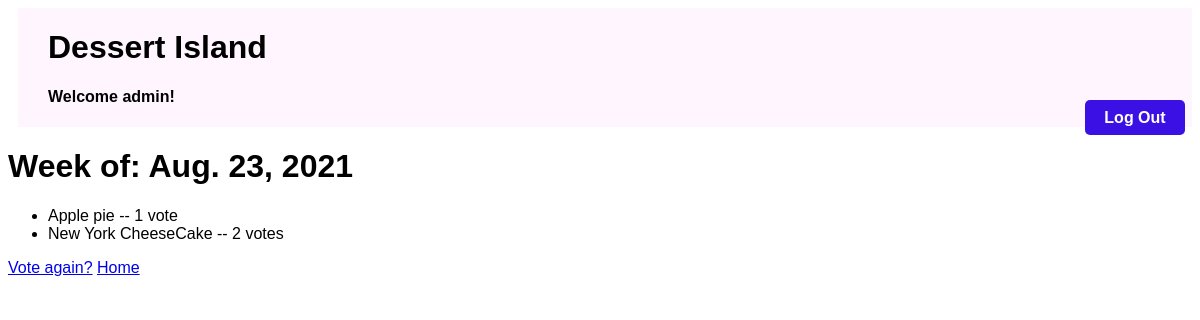
The app's page /polls/1/results/ (signed in) with its own data.
### weeklydessert/models.py (models this page shows, shortened)
class Week(models.Model):
  pub_date = models.DateTimeField("date published")
  def start_of_week(self):
    today = datetime.date.today()
    start_of_week = today + datetime.timedelta(days=-today.weekday(), weeks=1)
    return start_of_week

class Choice(models.Model):
  week = models.ForeignKey(Week, on_delete=models.CASCADE)
  dessert_choice = models.CharField(max_length=200)
  dessert_details = models.CharField(max_length=200)
  votes = models.IntegerField(default=0)

### weeklydessert/views.py (the view)
# urls.py: path("polls/<int:pk>/results/", views.ResultsView.as_view(), name="results"),
class ResultsView(LoginRequiredMixin, DetailView):
  model = Week
  template_name = "results.html"

### weeklydessert/templates/results.html
{% extends "header.html" %}
{% block content %}
<h1>Week of: {{ week.start_of_week }}</h1>
<ul>
{% for choice in week.choice_set.all %}
  <li>{{ choice.dessert_choice }} -- {{ choice.votes }} vote{{ choice.votes|pluralize }}</li>
{% endfor %}
</ul>
<a href="{% url 'detail' week.id %}">Vote again?</a>
<a href="{% url 'index' %}">Home</a>
{% endblock %}

### weeklydessert/templates/header.html
{% load static %}
<link rel="stylesheet" type="text/css" href="{% static 'weeklydessert/header.css' %}">
<div class="header">
	{% if user.username %}
  <a class= "logout-button" href="{% url 'logout' %}">Log Out</a>
  {% endif %}
  <div class="header-content">
    <h1 class="header-title">Dessert Island</h1>
    {% if user.username %}
    <h4 class="header-greet">Welcome {{ user.username }}!</h4>
    {% endif %}
  </div>
</div>
{% block content%}
{% endblock %}

### weeklydessert/static/weeklydessert/header.css (style rules this page uses)
.header { display: flex; flex-direction: row; background-color: #FFF5FF; margin-left: 10px; }
.header-title { margin-bottom: 0; }
.header-content { display: flex; flex-direction: column; margin-left: 30px; align-items: center; justify-content: center; }
.header-greet { width: 100%; }
.logout-button { position: absolute; top: 100px; right: 15px; display: block; width: 80px; height: 15px; background: #3A10E5; padding: 10px; text-align: center; border-radius: 5px; color: white; font-weight: bold; line-height: 15px; text-decoration: none; }

### records on screen
Week: start_of_week "Aug. 23, 2021"
Choice: dessert_choice "Apple pie", votes "1"
Choice: dessert_choice "New York CheeseCake", votes "2"

### other values on screen
{{ user.username }} "admin"
